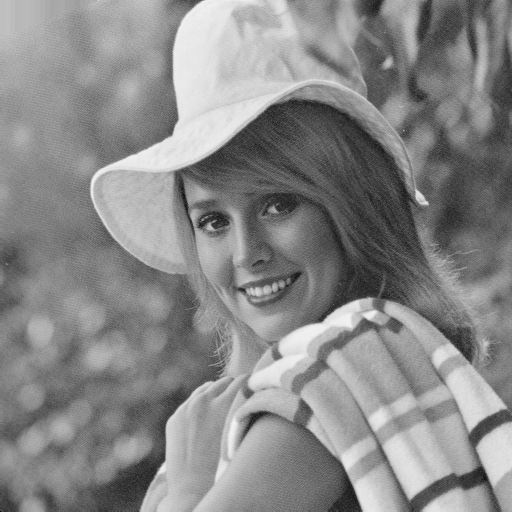
#> input picture images/Girl(Elaine).bmp, 512 x 512 px
$ python main.py '../images/Girl(Elaine).bmp' '../images/Girl(tiffany).bmp' '../images/Girl(tiffany).bmp'
#> lines starting #> are read from the running program, lines starting #| are printed output that depends on the picture
### src/util.py
import sys

import cv2
import numpy as np


def is_equal_img_size(*img_list):
    """
    Parameters
    ----------
    img_list: List[numpy.ndarray]
        list of cv2 images
    """
    res = all(img.shape == img_list[0].shape for img in img_list)
    return res


def check_size_equality(*img_list):
    if not is_equal_img_size(*img_list):
        print(f"different size images", file=sys.stderr)
        sys.exit(1)


def read_image(img_fname):
    """
    read an image file and return its data

    Parameters
    ----------
    img_fname: str
        image file name

    Returns
    -------
    img: numpy.ndarray
    """
#> called with img_fname = '../images/Girl(Elaine).bmp'
    img = cv2.imread(img_fname)
#> img is the input picture: shape (512, 512, 3); min 0, max 243, mean 136.4
#> call 2 of read_image, with img_fname = '../images/Girl(tiffany).bmp'
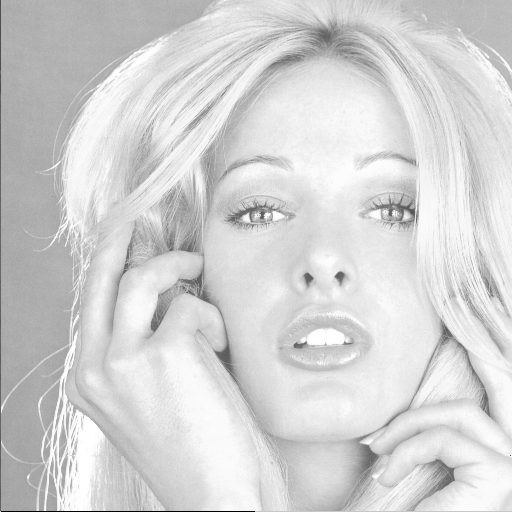
#> input picture images/Girl(tiffany).bmp, 512 x 512 px
#> in read_image, img is the input picture: shape (512, 512, 3); min 0, max 255, mean 210.9

    if img is None:
        print(f"no image file: {img_fname}", file=sys.stderr)
        sys.exit(1)

    return img


def img2gray(img):
    """
    grayscale an image

    Parameters
    ----------
    img: numpy.ndarray
        cv2 image file

    Returns
    -------
    gray: numpy.ndarray
        cv2 image file (grayscale)
    """
    gray = cv2.cvtColor(img, cv2.COLOR_BGR2GRAY)
    return gray


def vss_decode(sheet1, sheet2):
    return np.minimum(sheet1, sheet2)

### src/evss.py
import random

import numpy as np

from constants import EVSS_BITS, EVSS_PATTERN, THRESH
from error_diffusion import halftoning


def evss_bits_combination(px1, px2, px3, combination_list=EVSS_PATTERN):
    ind = (px1 < THRESH) << 2 | (px2 < THRESH) << 1 | (px3 < THRESH)
    pattern = combination_list[ind]

    return pattern


def get_evss_bits(px1, px2, px3, combination_list=EVSS_PATTERN, bits_list=EVSS_BITS):
    pat1, pat2 = evss_bits_combination(px1, px2, px3, combination_list=combination_list)

    bits1 = bits_list[pat1]
    bits2 = bits_list[pat2]

    return bits1, bits2


def evss(sheet1, sheet2, secret, halftone=True, diffusion_filter="jarvis"):
    """
    implementation of EVSS (extended visual secret sharing)
    create two sheets and an encrypted secret image by EVSS scheme

    Parameters
    ----------
    sheet1: np.ndarray[np.ndarray]
        first image to be distributed
    sheet2: np.ndarray[np.ndarray]
        second image to be distributed
    secret: np.ndarray[np.ndarray]
        secret image to be encrypted
    """
#> called with halftone = False, diffusion_filter = 'jarvis'
    if halftone:
        sheet1 = halftoning(sheet1, diffusion_filter=diffusion_filter)
        sheet2 = halftoning(sheet2, diffusion_filter=diffusion_filter)
        secret = halftoning(secret, diffusion_filter=diffusion_filter)

    H, W = secret.shape[:2]
#> H = 512; W = 512

    res_sheet1 = np.zeros((H * 2, W * 2), np.uint8)
    res_sheet2 = np.zeros((H * 2, W * 2), np.uint8)

    for row in range(H):
        for col in range(W):
            bits1, bits2 = get_evss_bits(
                sheet1[row, col], sheet2[row, col], secret[row, col]
            )

            rand = random.sample(range(4), 4)
            for r in range(2):
                for c in range(2):
                    i = rand[r * 2 + c]
                    res_sheet1[row * 2 + r, col * 2 + c] = bits1[i]
                    res_sheet2[row * 2 + r, col * 2 + c] = bits2[i]
#> this loop made 512 passes
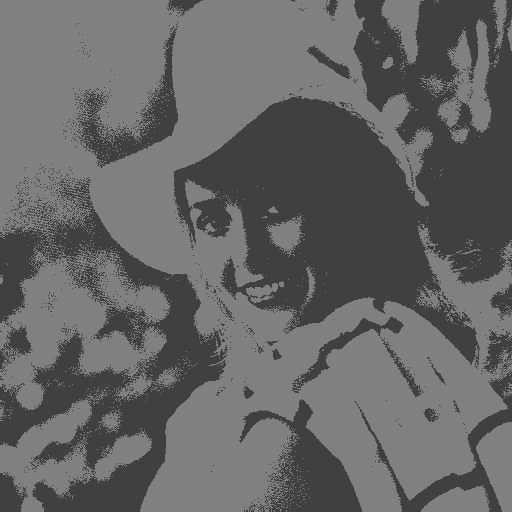
#> res_sheet1: shape (1024, 1024) (shown at 1/2 size); 39.5% white in thin lines or dots
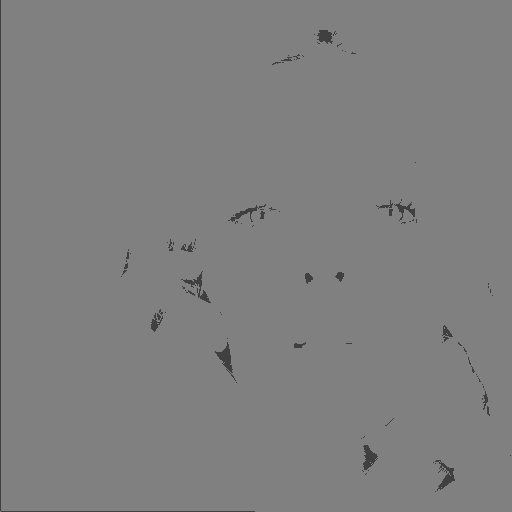
#> res_sheet2: shape (1024, 1024) (shown at 1/2 size); 49.7% white in thin lines or dots

    return res_sheet1, res_sheet2

### src/main.py
import cv2

import util
from evss import evss
from vss import vss


def main(args):
    # read image
    sheet1 = util.read_image(args.sheet1)
    sheet2 = util.read_image(args.sheet2)
    secret = util.read_image(args.secret)

    # check the size equality
    util.check_size_equality(sheet1, sheet2, secret)

    # grayscale
    sheet1 = util.img2gray(sheet1)
    sheet2 = util.img2gray(sheet2)
    secret = util.img2gray(secret)

    # encrypt
    # res_sheet1, res_sheet2 = vss.vss(secret)
    res_sheet1, res_sheet2 = evss(
        sheet1,
        sheet2,
        secret,
        halftone=args.halftone,
        diffusion_filter=args.diffusion_filter,
    )
    encrypted = util.vss_decode(res_sheet1, res_sheet2)
#> in vss_decode, `return np.minimum(sheet1, sheet2)`:
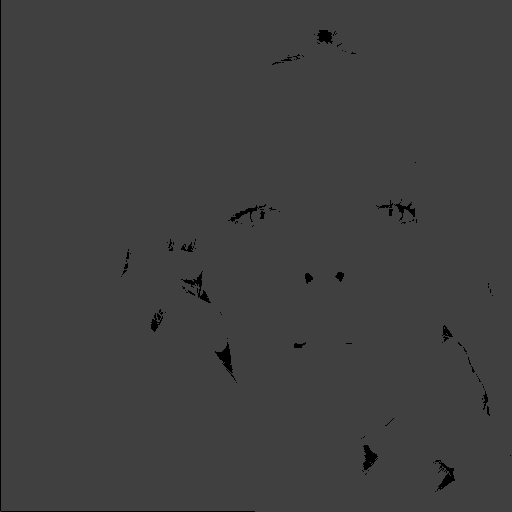
#> returned value: shape (1024, 1024) (shown at 1/2 size); 24.7% white in thin lines or dots

    # show
    cv2.imshow("Sheet0", res_sheet1)
    cv2.imshow("Sheet1", res_sheet2)
    cv2.imshow("Encrypted", encrypted)

    print("-" * 20, "press any key to terminate viewing", "-" * 20)

    cv2.waitKey(0)
    cv2.destroyAllWindows()


if __name__ == "__main__":
    import argparse

    parser = argparse.ArgumentParser()
    parser.add_argument("sheet1", help="the first image to be the result of encryption")
    parser.add_argument(
        "sheet2", help="the second image to be the result of encryption"
    )
    parser.add_argument("secret", help="an image to be encrypted")
    parser.add_argument(
        "--halftone",
        help="whether to halftone images",
        action="store_true",
    )
    parser.add_argument(
        "--diffusion_filter",
        help="error diffusion filter",
        choices=["floyd", "jarvis"],
        default="jarvis",
    )

    args = parser.parse_args()

    main(args)
